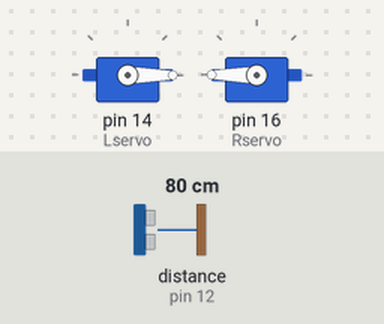
Recording of a sketch running on a simulated Arduino Uno, built with avr-gcc and run on an emulated ATmega328P. Shown: 2 × servo. Wiring (inferred from the names in the program): ultrasonic range finder: trigger pin 11; echo pin 12. Inputs (shaded band) come from the test bench; at power-on: distance to the obstacle (sensor on pin 12) 80 cm. The echo pulse lasts 58.3 µs per cm.

Above: at 0.05 s.
Timing chart, 0 to 3.0 s (numbered marks = the images above):
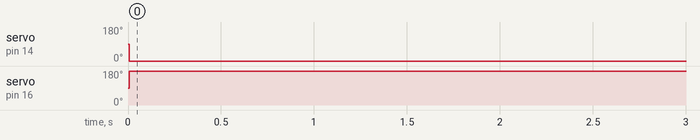

Measured:
- by itself, servo on pin 14 (Lservo): 90° → 0° at 0.01 s
- by itself, servo on pin 16 (Rservo): 90° → 180° at 0.01 s

The sketch:

BabySCRU-FEUltraSonicTest.ino
```cpp
// BabySCRU-FE Ultra Sonic Test Code by rtheiss.com


#define trigPin 11
#define echoPin 12

#include <Servo.h>

Servo Lservo;  // servo on baby SCRU-FE's left side (if you were looking in the same direction as the robot)
Servo Rservo;  // servo on baby SCRU-FE's right side (if you were looking in the same direction as the robot)

void setup()
{
  pinMode(trigPin, OUTPUT);
  pinMode(echoPin, INPUT);

  Lservo.attach(14);
  Lservo.write(90);  // set servo to Stop

  Rservo.attach(16);
  Rservo.write(90);  // set servo to Stop
}

void loop ()
{
  int duration, distance;
      ping ();
      if (distance <= 15 || distance >= 0)
      {
        backward ();
        delay(100);
        brake ();
      }
}


void ping ()
{     // Ping Utrasonic Sensor to find obstacles within distance in cm
    int duration, distance;
  digitalWrite(trigPin, HIGH);
  delay(1);
  digitalWrite(trigPin, LOW);
  duration = pulseIn(echoPin, HIGH);
  distance = (duration/2) / 29.1;
}

void backward ()
{

   Lservo.write(0);
   Rservo.write(180);

}

void brake ()
{
   Lservo.write(90);
   Rservo.write(90);
}
```
